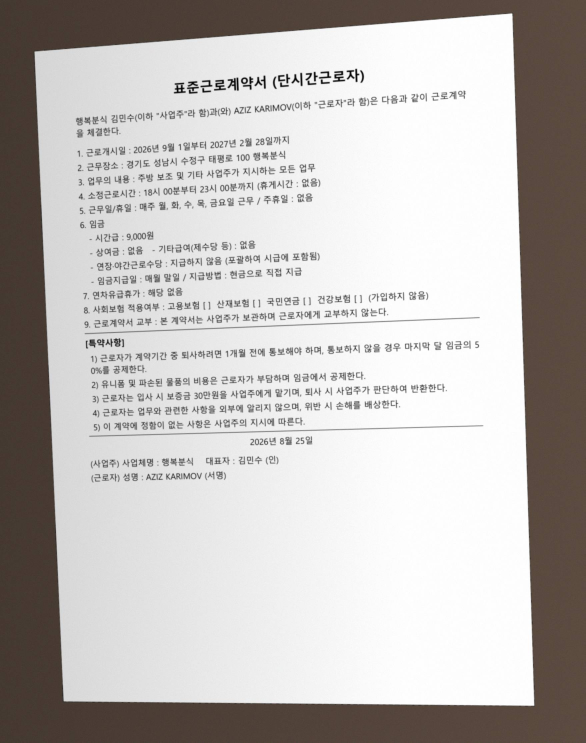
#> input picture eval/data/synthetic/parttime_contract_photo.jpg, 1756 x 2227 px (shown at 1/3 size)
$ python -i steps.py   (imports and definitions only)   (older library calls are emulated)
#> lines starting #> are read from the running program, lines starting #| are printed output that depends on the picture; after the words box and inside, x2 and y2 are one past the last pixel; in counts of white or black regions, pixels touching at a corner belong together
#> further down, picture is the input picture: shape (2227, 1756, 3); mean B, G, R 186, 188.3, 192.3
"""Individual OpenCV preprocessing steps. Each is a pure function on numpy arrays."""

from __future__ import annotations

import cv2
import numpy as np


class ImageDecodeError(ValueError):
    pass


# [15 lines left out: functions decode_image, resize_max_side, not called in this run]


def to_grayscale(img: np.ndarray) -> np.ndarray:
    if img.ndim == 2:
        return img
    return cv2.cvtColor(img, cv2.COLOR_BGR2GRAY)


def blur_score(img: np.ndarray) -> float:
    """Variance of the Laplacian. Lower means blurrier."""
    return float(cv2.Laplacian(to_grayscale(img), cv2.CV_64F).var())


def _order_points(pts: np.ndarray) -> np.ndarray:
    rect = np.zeros((4, 2), dtype=np.float32)
    s = pts.sum(axis=1)
    d = np.diff(pts, axis=1).ravel()
    rect[0] = pts[np.argmin(s)]  # top-left
    rect[2] = pts[np.argmax(s)]  # bottom-right
    rect[1] = pts[np.argmin(d)]  # top-right
    rect[3] = pts[np.argmax(d)]  # bottom-left
    return rect


def find_document_quad(img: np.ndarray, min_area_ratio: float = 0.25) -> np.ndarray | None:
    """Return the 4 corners of the largest page-like quadrilateral, or None."""
    gray = to_grayscale(img)
    blurred = cv2.GaussianBlur(gray, (5, 5), 0)
    edges = cv2.Canny(blurred, 50, 150)
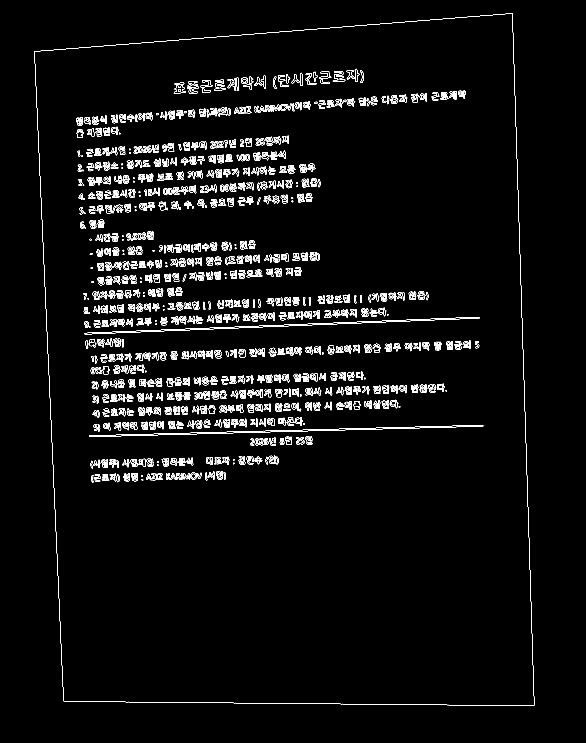
#> edges: shape (2227, 1756) (shown at 1/3 size); 2.4% white in thin lines or dots, all inside (x1, y1, x2, y2) = (103, 40, 1603, 2118)
    edges = cv2.dilate(edges, np.ones((3, 3), np.uint8), iterations=2)
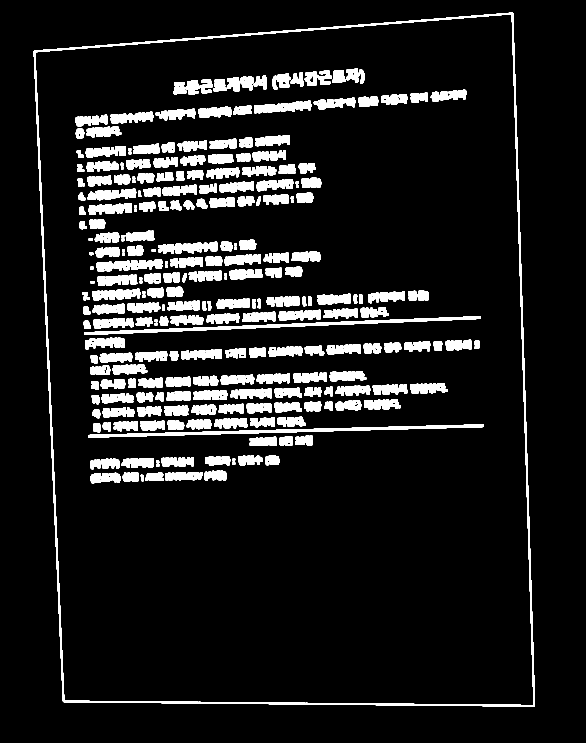
#> edges: shape (2227, 1756) (shown at 1/3 size); 9.9% white; 264 white regions
    contours, _ = cv2.findContours(edges, cv2.RETR_LIST, cv2.CHAIN_APPROX_SIMPLE)
#> contours = 623 contours, 296 with area under 20; largest, box (x1, y1, x2, y2) and area: (101, 38, 1605, 2120) 2883194, (105, 42, 1601, 2116) 2854492, (252, 949, 1442, 1005) 9106, (265, 1273, 1452, 1313) 8991, (289, 777, 488, 815) 4350
    img_area = img.shape[0] * img.shape[1]
#> img_area = 3910612
    for c in sorted(contours, key=cv2.contourArea, reverse=True)[:5]:
        if cv2.contourArea(c) < min_area_ratio * img_area:
            break
        approx = cv2.approxPolyDP(c, 0.02 * cv2.arcLength(c, True), True)
        if len(approx) == 4:
            return _order_points(approx.reshape(4, 2).astype(np.float32))
#> this loop made 1 pass
#> (approx, s in _order_points, d in _order_points) on pass 1: ([[1538, 38], [101, 153], [189, 2105], [1604, 2118]], [1576, 254, 2294, 3722], [-1500, 52, 1916, 514])
    return None


# [49 lines left out: functions perspective_crop, estimate_skew_angle, rotate, enhance_contrast, not called in this run]

>>> import cv2
>>> picture = cv2.imread('../../../../../eval/data/synthetic/parttime_contract_photo.jpg')
>>> result = find_document_quad(picture)
#> result = [[101, 153], [1538, 38], [1604, 2118], [189, 2105]]

$ run again, on eval/data/synthetic/student_confirmation_photo.jpg
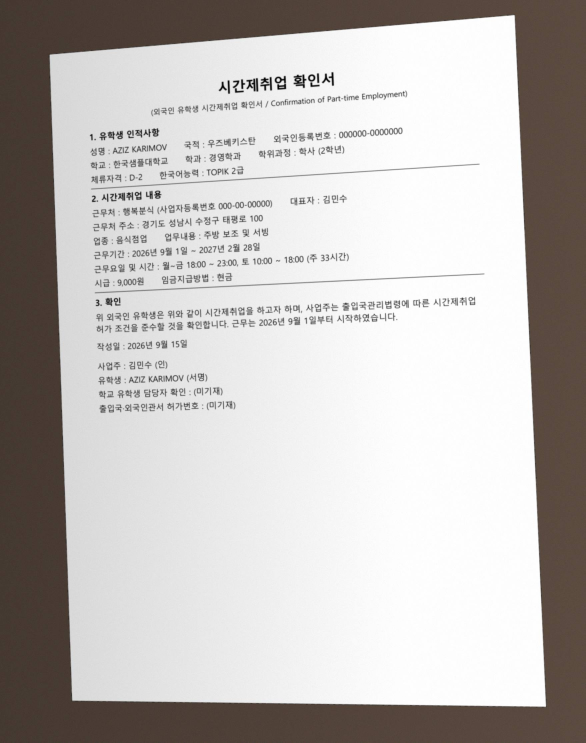
#> input picture eval/data/synthetic/student_confirmation_photo.jpg, 1756 x 2227 px (shown at 1/3 size)
#> picture is the input picture: shape (2227, 1756, 3); mean B, G, R 186.1, 188.5, 192.5
#> in find_document_quad, `edges = cv2.Canny(blurred, 50, 150)`:
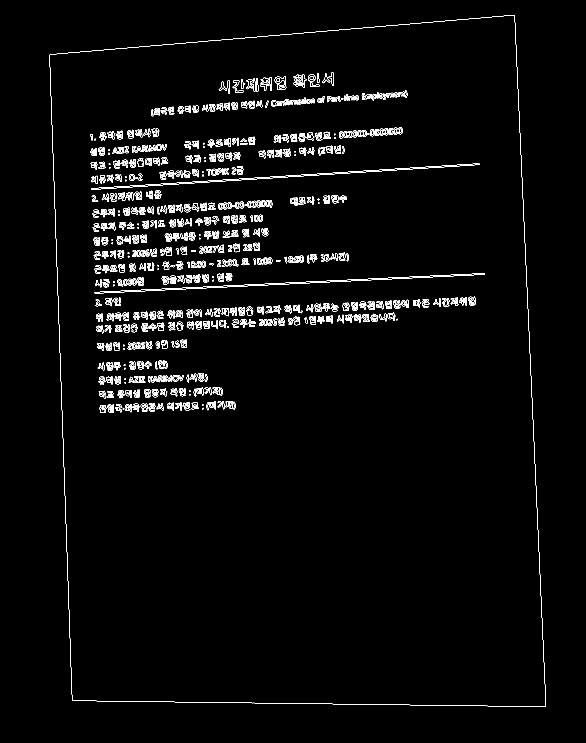
#> edges: shape (2227, 1756) (shown at 1/3 size); 1.7% white in thin lines or dots, all inside (x1, y1, x2, y2) = (148, 45, 1638, 2121)
#> in find_document_quad, `edges = cv2.dilate(edges, np.ones((3, 3), np.uint8), iterations=2)`:
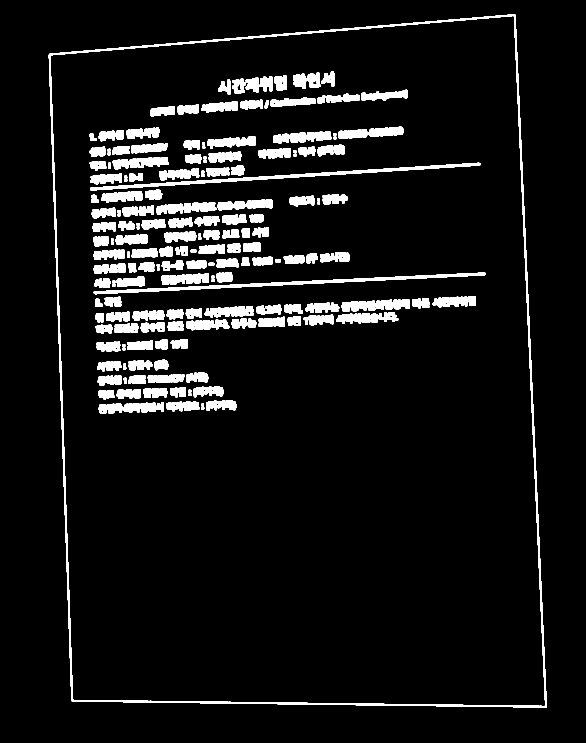
#> edges: shape (2227, 1756) (shown at 1/3 size); 7.1% white; 196 white regions
#> contours = 462 contours, 224 with area under 20; largest, box (x1, y1, x2, y2) and area: (146, 43, 1640, 2123) 2844488, (150, 47, 1636, 2119) 2815878, (271, 488, 1441, 571) 9048, (281, 818, 1456, 883) 9030, (1015, 380, 1210, 417) 4294
#> the loop in find_document_quad, `for c in sorted(contours, key=cv2.contourArea, reverse=True)[:5]:` made 1 pass
#> (approx, s in _order_points, d in _order_points) on pass 1: ([[1545, 43], [147, 162], [215, 2103], [1639, 2121]], [1588, 309, 2318, 3760], [-1502, 15, 1888, 482])
#> result = [[147, 162], [1545, 43], [1639, 2121], [215, 2103]]
